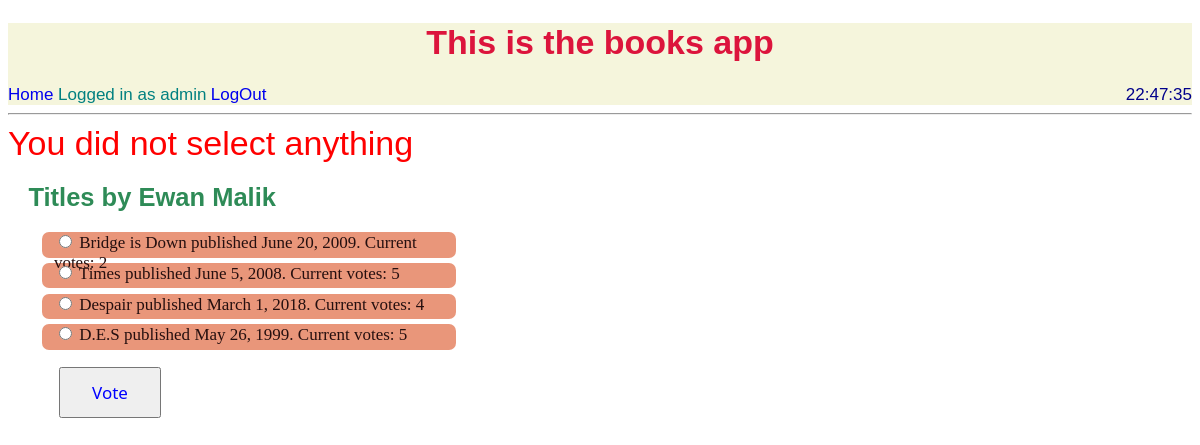
The app's page /books/4/vote/ (signed in) with its own data.
### books/models.py (models this page shows, shortened)
class Author(models.Model):
    author_id = models.IntegerField(primary_key=True)
    name = models.CharField(max_length=200)
    bio = models.TextField()
    picture = models.FileField(upload_to='authors', default='authors/defaulta.png')
    def __str__(self):
        return self.name

class Book(models.Model):
    book_id = models.CharField(max_length=200, primary_key=True)
    title = models.CharField(max_length=200)
    author = models.ForeignKey(Author, on_delete=models.PROTECT)
    publisher = models.CharField(max_length=400)
    number_of_pages = models.IntegerField()
    year_of_publication = models.DateField()
    genre = models.CharField(max_length=200)
    is_favourite = models.BooleanField()
    date_added = models.DateTimeField(auto_now_add=True)
    book_cover = models.FileField(upload_to='books_cover', default='books_cover/default.png')
    votes = models.IntegerField(default=0)

### books/views.py (the view)
# urls.py: path('<the_book_id>/vote/', views.vote, name='vote'),
@login_required
def vote(request, the_book_id):
    book = get_object_or_404(Book, book_id=the_book_id)
    author_name = book.author
    author = Author.objects.get(name = author_name)
    books = author.book_set.all()
    try:
        to_vote = get_object_or_404(Book, book_id=request.POST['book'])
    except (KeyError, Book.DoesNotExist):
        return render(request, 'books/same_author.html', {
            'books': books,
            'author':author,
            'error_message': 'You did not select anything',
        })
    else:
        to_vote.votes += 1
        to_vote.save()
        return HttpResponseRedirect(reverse('books:index'))

### books/templates/books/same_author.html (shortened to what this page needs)
{% extends "books/base.html" %}
{% block body %}
{% if books %}
    <div class='red'>
        {% if error_message %} {{error_message }}{% endif %}
    </div>
    <h2 id='other'>Titles by {{ author.name }}</h2>
    <form action="{% url 'books:vote' author.author_id %}" method="post">
        {% for book in books %}
        <div id='li'>
            <input type="radio" name="book" id="book{{ forloop.counter }}" value="{{ book.book_id }}">
            <label for="book{{ forloop.counter }}"><a href="{% url 'books:detail' book.book_id %}">{{book.title}} </a>published {{ book.year_of_publication }}. Current votes: {{ book.votes }}</label>
            <br />
        </div>
        {% endfor %}
        <div id='button'><input type="submit" value="Vote"></div>
    </form>
{% else %}
    <p class="red">{{author.name}} has no books</p>
{% endif %}
{% endblock body %}

### books/templates/books/base.html (shortened to what this page needs)
<!DOCTYPE html>
<html lang="en">
<head>
    {% load staticfiles %}
    <link type="text/css" rel="stylesheet" href="{% static 'books/base.css'%}">
</head>
<body>
    <div id="main">
        <h1 id='heading'>This is the books app</h1>
        <span><a href="{% url 'books:index' %}">Home</a> </span>
        {% if user.is_authenticated %}
        <span>Logged in as {{ user.get_username }}</span>
        <span><a href="{% url 'logout' %}?next={{ request.path }}">LogOut</a></span>
        {% else %}
        <span><a href="{% url 'login' %}?next={{ request.path }}">logIn</a></span>
        {% endif %}
        <span id="time"></span>
    </div>
    <hr />
    {% block body %}
    {% endblock body %}
</body>
</html>

### books/static/books/base.css (style rules this page uses)
html { font-size: 17px; }
h1 { font-family: 'Gill Sans', 'Gill Sans MT', Calibri, 'Trebuchet MS', sans-serif; font-weight: bold; color: crimson; text-align: center; }
span { color: teal; font-family: 'Trebuchet MS', 'Lucida Sans Unicode', 'Lucida Grande', 'Lucida Sans', Arial, sans-serif; }
#time { float: right; color: darkblue; }
#main { background: beige; }
a { text-decoration: none; }
#li { background: darksalmon; width: 35%; height: 1.5em; margin-top: 0.3em; padding-left: 0.7em; border-radius: 7px; color: rgb(37, 15, 15); }
#li a { color: rgb(37, 15, 15); text-decoration: none; }
#other { color: seagreen; font-family: 'Lucida Sans', 'Lucida Sans Regular', 'Lucida Grande', 'Lucida Sans Unicode', Geneva, Verdana, sans-serif; margin: 0.8em; }
.red { font-family: Arial, Helvetica, sans-serif; color: red; font-size: 2em; }
form { margin-left: 2em; }
#button input { color: blue; width: 6em; height: 3em; margin: 1em; font-family: 'Segoe UI', Tahoma, Geneva, Verdana, sans-serif; font-size: 1em; font-stretch: expanded; font-kerning: auto; }

### records on screen
Author: name "Ewan Malik"
Book: title "Bridge is Down", year_of_publication "June 20, 2009"
Book: title "Times", year_of_publication "June 5, 2008", votes "5"
Book: title "Despair", year_of_publication "March 1, 2018", votes "4"
Book: title "D.E.S", year_of_publication "May 26, 1999", votes "5"

### other values on screen
{{ user.get_username }} "admin"
{{ error_message }} "You did not select anything"
